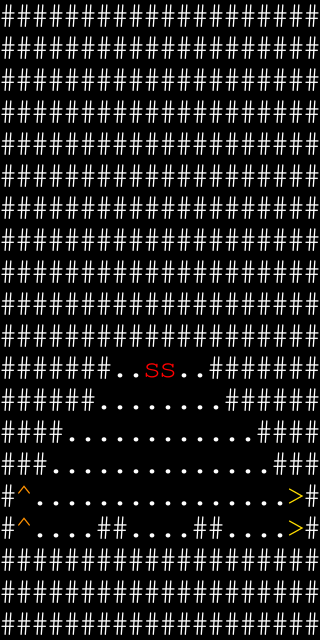

Rendered tile map (Tiled .tmx) drawn with the repository's tilesets; below, a short description and the full map source, tile grids included:
An orthogonal 20x20 tile map with 16x32 px tiles, 2 tile layers (Terrain, Foes).

<map version="1.10" tiledversion="1.11.2" orientation="orthogonal" renderorder="right-down" width="20" height="20" tilewidth="16" tileheight="32" infinite="0" nextlayerid="4" nextobjectid="1">
 <properties>
  <property name="fp_regen" type="int" value="100" />
  <property name="name" value="Time Lab - Pinning" />
  <property name="senses" value="Self;Sight;Touch;Hearing" />
  <property name="timeline_length" type="int" value="100" />
  <property name="timeline_type" value="Asynchronous" />
 </properties>
 <tileset firstgid="1" source="tileset/editor.tsx" />
 <layer id="1" name="Terrain" width="20" height="20">
  <data encoding="csv">
5,5,5,5,5,5,5,5,5,5,5,5,5,5,5,5,5,5,5,5,
5,5,5,5,5,5,5,5,5,5,5,5,5,5,5,5,5,5,5,5,
5,5,5,5,5,5,5,5,5,5,5,5,5,5,5,5,5,5,5,5,
5,5,5,5,5,5,5,5,5,5,5,5,5,5,5,5,5,5,5,5,
5,5,5,5,5,5,5,5,5,5,5,5,5,5,5,5,5,5,5,5,
5,5,5,5,5,5,5,5,5,5,5,5,5,5,5,5,5,5,5,5,
5,5,5,5,5,5,5,5,5,5,5,5,5,5,5,5,5,5,5,5,
5,5,5,5,5,5,5,5,5,5,5,5,5,5,5,5,5,5,5,5,
5,5,5,5,5,5,5,5,5,5,5,5,5,5,5,5,5,5,5,5,
5,5,5,5,5,5,5,5,5,5,5,5,5,5,5,5,5,5,5,5,
5,5,5,5,5,5,5,5,5,5,5,5,5,5,5,5,5,5,5,5,
5,5,5,5,5,5,5,1,1,1,1,1,1,5,5,5,5,5,5,5,
5,5,5,5,5,5,1,1,1,1,1,1,1,1,5,5,5,5,5,5,
5,5,5,5,1,1,1,1,1,1,1,1,1,1,1,1,5,5,5,5,
5,5,5,1,1,1,1,1,1,1,1,1,1,1,1,1,1,5,5,5,
5,3,1,1,1,1,1,1,1,1,1,1,1,1,1,1,1,1,9,5,
5,3,1,1,1,1,5,5,1,1,1,1,5,5,1,1,1,1,9,5,
5,5,5,5,5,5,5,5,5,5,5,5,5,5,5,5,5,5,5,5,
5,5,5,5,5,5,5,5,5,5,5,5,5,5,5,5,5,5,5,5,
5,5,5,5,5,5,5,5,5,5,5,5,5,5,5,5,5,5,5,5
</data>
 </layer>
 <layer id="2" name="Foes" width="20" height="20">
  <data encoding="csv">
0,0,0,0,0,0,0,0,0,0,0,0,0,0,0,0,0,0,0,0,
0,0,0,0,0,0,0,0,0,0,0,0,0,0,0,0,0,0,0,0,
0,0,0,0,0,0,0,0,0,0,0,0,0,0,0,0,0,0,0,0,
0,0,0,0,0,0,0,0,0,0,0,0,0,0,0,0,0,0,0,0,
0,0,0,0,0,0,0,0,0,0,0,0,0,0,0,0,0,0,0,0,
0,0,0,0,0,0,0,0,0,0,0,0,0,0,0,0,0,0,0,0,
0,0,0,0,0,0,0,0,0,0,0,0,0,0,0,0,0,0,0,0,
0,0,0,0,0,0,0,0,0,0,0,0,0,0,0,0,0,0,0,0,
0,0,0,0,0,0,0,0,0,0,0,0,0,0,0,0,0,0,0,0,
0,0,0,0,0,0,0,0,0,0,0,0,0,0,0,0,0,0,0,0,
0,0,0,0,0,0,0,0,0,0,0,0,0,0,0,0,0,0,0,0,
0,0,0,0,0,0,0,0,0,7,7,0,0,0,0,0,0,0,0,0,
0,0,0,0,0,0,0,0,0,0,0,0,0,0,0,0,0,0,0,0,
0,0,0,0,0,0,0,0,0,0,0,0,0,0,0,0,0,0,0,0,
0,0,0,0,0,0,0,0,0,0,0,0,0,0,0,0,0,0,0,0,
0,0,0,0,0,0,0,0,0,0,0,0,0,0,0,0,0,0,0,0,
0,0,0,0,0,0,0,0,0,0,0,0,0,0,0,0,0,0,0,0,
0,0,0,0,0,0,0,0,0,0,0,0,0,0,0,0,0,0,0,0,
0,0,0,0,0,0,0,0,0,0,0,0,0,0,0,0,0,0,0,0,
0,0,0,0,0,0,0,0,0,0,0,0,0,0,0,0,0,0,0,0
</data>
 </layer>
</map>
